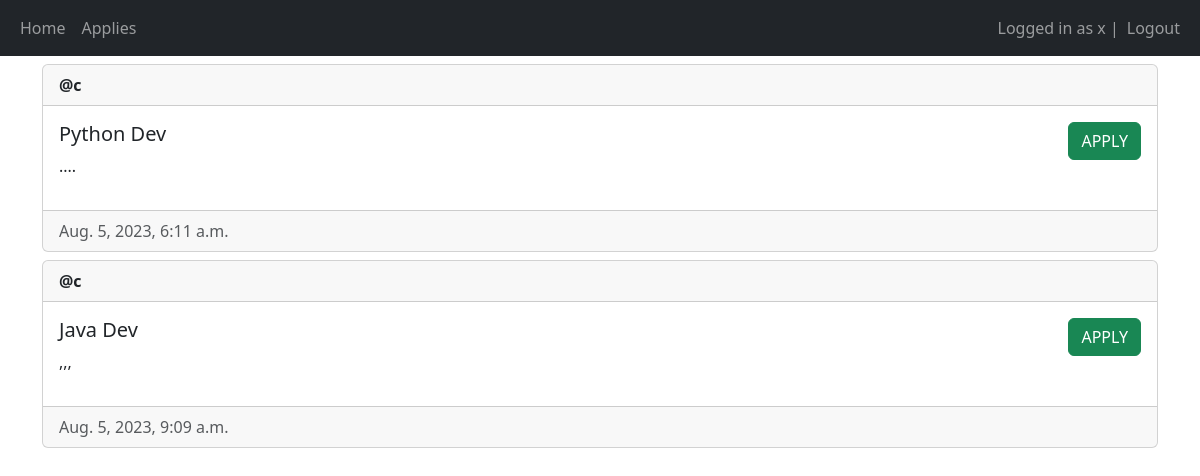
Screenshot of / (signed in) with the database file from the repository.
### main/models.py (models this page shows, shortened)
class Job(models.Model):
    author = models.ForeignKey(User, on_delete=models.CASCADE)
    title = models.CharField(max_length=25)
    description = models.TextField()
    created_at = models.DateTimeField(auto_now_add=True)

### main/views.py (the view)
# urls.py: 2. Add a URL to urlpatterns:  path('', views.home, name='home')
@job_seeker_access_only()
@login_required(login_url='/jobseeker-login')
def home(request):
    print('aaaaa', request.user.email)
    jobs = Job.objects.all()
    if request.method == 'POST':
        job_id = request.POST.get('job-id')
        job = Job.objects.filter(id=job_id).first()
        print(job, 'llll')
    return render(request, 'main/home.html', {'jobs': jobs})

### main/templates/main/home.html (shortened to what this page needs)
{% extends 'main/base.html' %}
{% block content %}
{% for job in jobs %}
<div class="card mt-2">
    <div class="card-header"><strong>@{{ job.author.username }}</strong></div>
    <div class="card-body d-flex flex-row justify-content-between">
        <div>
            <h5 class="card-title">{{ job.title }}</h5>
            <p>{{ job.description }}</p>
        </div>
        <div>
            <a href="{% url 'job_detail' job.id %}" class="btn btn-success">APPLY</a>
        </div>
    </div>
    <div class="card-footer text-muted">
        {{ job.created_at}}
    </div>
</div>
{% empty %}
<p>No jobs posted yet...</p>
{% endfor %}
{% endblock %}

### main/templates/main/base.html (shortened to what this page needs)
<!doctype html>
<html lang="en">
<head>
    <link href="https://cdn.jsdelivr.net/npm/bootstrap@5.3.0/dist/css/bootstrap.min.css" rel="stylesheet"
>
</head>
<body>
<nav class="navbar navbar-expand-lg navbar-dark bg-dark">
    <div class="container-fluid">
        <div>
            <ul class="navbar-nav">
                <li class="nav-item">
                    <a class="nav-link" href="/">Home</a>
                </li>
                <li class="nav-item">
                    <a class="nav-link" href="/applied-jobs">Applies</a>
                </li>
            </ul>
        </div>
        <div>
            <ul class="navbar-nav">
                {% if user.is_authenticated %}
                <span class="navbar-text">Logged in as {{user.username}} | </span>
                <li class="nav-item">
                    <a class="nav-link" href="/logout">Logout</a>
                </li>
                {% endif %}
            </ul>
        </div>
    </div>
</nav>
<div class="container">
    {% block content %}
    {% endblock %}
</div>
</body>
</html>

### rows the page displays
Job: author.username "c", title "Python Dev", description "....", created_at "Aug. 5, 2023, 6:11 a.m."
Job: author.username "c", title "Java Dev", description ",,,", created_at "Aug. 5, 2023, 9:09 a.m."

### other values shown
{{ user.username }} "x"
